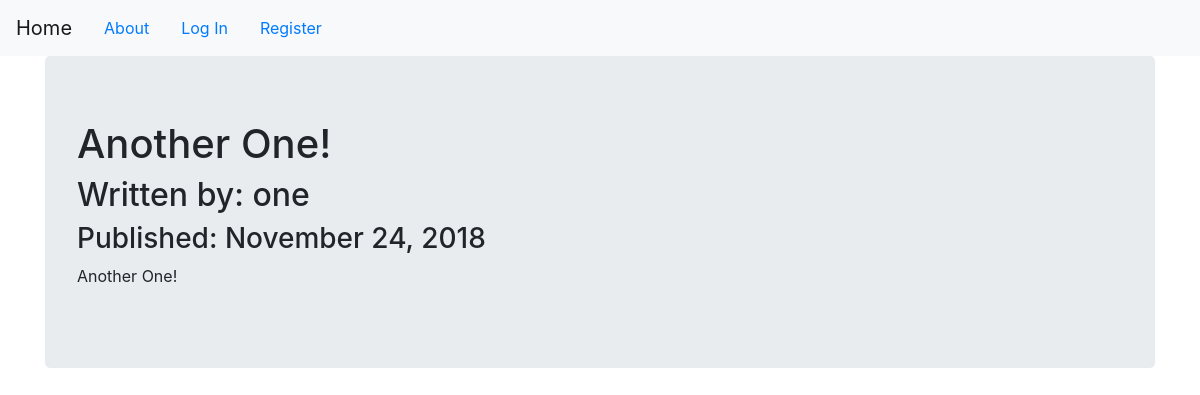
Page /8 on the committed database.
### puppycompanyblog/models.py (models this page shows, shortened)
class BlogPost(db.Model):
    __tablename__ = 'blog_posts'
    id = db.Column(db.Integer,primary_key=True)
    user_id = db.Column(db.Integer,db.ForeignKey('users.id'),nullable=False)
    date = db.Column(db.DateTime,nullable=False,default=datetime.utcnow)
    title = db.Column(db.String(140),nullable=False)
    text = db.Column(db.Text,nullable=False)
    user = db.relationship(User)

class User(db.Model,UserMixin):
    __tablename__ = 'users'
    id = db.Column(db.Integer,primary_key=True)
    profile_image = db.Column(db.String(64),nullable=False,default='default_profile.png')
    email = db.Column(db.String(64),unique=True,index=True)
    username = db.Column(db.String(64),unique=True,index=True)
    password_hash = db.Column(db.String(128))
    posts = db.relationship('BlogPost',backref='author',lazy=True)

### puppycompanyblog/users/views.py (the view)
@users.route('/<username>')
@login_required
def user_posts(username):
    page = request.args.get('page',1,type=int)
    user = User.query.filter_by(username=username).first_or_404()
    blog_posts = BlogPost.query.filter_by(author=user).order_by(BlogPost.date.desc()).paginate(page=page,per_page=5)
    return render_template('user_blog_posts.html',blog_posts=blog_posts,user=user)

### puppycompanyblog/blog_posts/views.py (called while the page is built)
@blog_posts.route('/<int:blog_post_id>')
def blog_post(blog_post_id):
    blog_post = BlogPost.query.get_or_404(blog_post_id)
    return render_template('blog_post.html',post=blog_post)

### puppycompanyblog/templates/blog_post.html (shortened to what this page needs)
{% extends 'base.html' %}
{% block content %}
  <div class="jumbotron">
    <h1>{{ post.title }}</h1>
    <h2>Written by: {{post.author.username}}</h2>
    <h3>Published: {{ post.date.strftime('%B %d, %Y') }}</h3>
    <p>{{post.text}}</p>
  </div>
{% endblock %}

### rows in the picture
BlogPost: title "Another One!", date "November 24, 2018", text "Another One!"
User: author.username "one"
